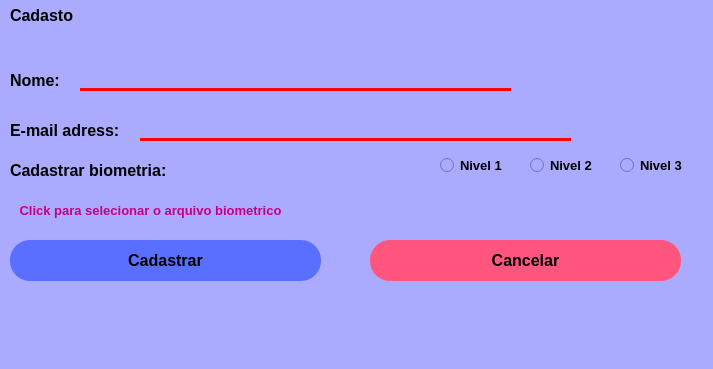
<?xml version="1.0" encoding="UTF-8"?>
<ui version="4.0">
 <class>MainWindow</class>
 <widget class="QMainWindow" name="MainWindow">
  <property name="geometry">
   <rect>
    <x>0</x>
    <y>0</y>
    <width>713</width>
    <height>369</height>
   </rect>
  </property>
  <property name="windowTitle">
   <string>MainWindow</string>
  </property>
  <property name="styleSheet">
   <string notr="true">background-color: rgb(170, 170, 255);</string>
  </property>
  <widget class="QWidget" name="centralwidget">
   <widget class="QLabel" name="label">
    <property name="geometry">
     <rect>
      <x>10</x>
      <y>0</y>
      <width>121</width>
      <height>31</height>
     </rect>
    </property>
    <property name="font">
     <font>
      <pointsize>12</pointsize>
      <weight>75</weight>
      <bold>true</bold>
     </font>
    </property>
    <property name="text">
     <string>Cadasto</string>
    </property>
   </widget>
   <widget class="QLabel" name="label_2">
    <property name="geometry">
     <rect>
      <x>10</x>
      <y>60</y>
      <width>111</width>
      <height>41</height>
     </rect>
    </property>
    <property name="font">
     <font>
      <pointsize>12</pointsize>
      <weight>75</weight>
      <bold>true</bold>
     </font>
    </property>
    <property name="text">
     <string>Nome:</string>
    </property>
   </widget>
   <widget class="QLabel" name="label_3">
    <property name="geometry">
     <rect>
      <x>10</x>
      <y>110</y>
      <width>131</width>
      <height>41</height>
     </rect>
    </property>
    <property name="font">
     <font>
      <pointsize>12</pointsize>
      <weight>75</weight>
      <bold>true</bold>
     </font>
    </property>
    <property name="text">
     <string>E-mail adress:</string>
    </property>
   </widget>
   <widget class="QLabel" name="label_4">
    <property name="geometry">
     <rect>
      <x>10</x>
      <y>150</y>
      <width>181</width>
      <height>41</height>
     </rect>
    </property>
    <property name="font">
     <font>
      <pointsize>12</pointsize>
      <weight>75</weight>
      <bold>true</bold>
     </font>
    </property>
    <property name="text">
     <string>Cadastrar biometria:</string>
    </property>
   </widget>
   <widget class="QRadioButton" name="radioButton">
    <property name="geometry">
     <rect>
      <x>440</x>
      <y>150</y>
      <width>81</width>
      <height>31</height>
     </rect>
    </property>
    <property name="font">
     <font>
      <pointsize>10</pointsize>
      <weight>75</weight>
      <bold>true</bold>
     </font>
    </property>
    <property name="text">
     <string>Nivel 1</string>
    </property>
   </widget>
   <widget class="QRadioButton" name="radioButton_2">
    <property name="geometry">
     <rect>
      <x>530</x>
      <y>150</y>
      <width>71</width>
      <height>31</height>
     </rect>
    </property>
    <property name="font">
     <font>
      <pointsize>10</pointsize>
      <weight>75</weight>
      <bold>true</bold>
     </font>
    </property>
    <property name="text">
     <string>Nivel 2</string>
    </property>
   </widget>
   <widget class="QRadioButton" name="radioButton_3">
    <property name="geometry">
     <rect>
      <x>620</x>
      <y>150</y>
      <width>71</width>
      <height>31</height>
     </rect>
    </property>
    <property name="font">
     <font>
      <pointsize>10</pointsize>
      <weight>75</weight>
      <bold>true</bold>
     </font>
    </property>
    <property name="text">
     <string>Nivel 3</string>
    </property>
   </widget>
   <widget class="QPushButton" name="pushButton">
    <property name="geometry">
     <rect>
      <x>10</x>
      <y>190</y>
      <width>281</width>
      <height>41</height>
     </rect>
    </property>
    <property name="font">
     <font>
      <pointsize>10</pointsize>
      <weight>75</weight>
      <bold>true</bold>
     </font>
    </property>
    <property name="styleSheet">
     <string notr="true">background-color: rgb(170, 170, 255);
color: rgb(200, 0, 127);
border:none;</string>
    </property>
    <property name="text">
     <string>Click para selecionar o arquivo biometrico</string>
    </property>
   </widget>
   <widget class="QLineEdit" name="lineEdit">
    <property name="geometry">
     <rect>
      <x>80</x>
      <y>70</y>
      <width>431</width>
      <height>21</height>
     </rect>
    </property>
    <property name="font">
     <font>
      <pointsize>11</pointsize>
     </font>
    </property>
    <property name="styleSheet">
     <string notr="true">border: 0px;
border-bottom: 3px solid red;</string>
    </property>
   </widget>
   <widget class="QLineEdit" name="lineEdit_2">
    <property name="geometry">
     <rect>
      <x>140</x>
      <y>120</y>
      <width>431</width>
      <height>21</height>
     </rect>
    </property>
    <property name="font">
     <font>
      <pointsize>11</pointsize>
     </font>
    </property>
    <property name="styleSheet">
     <string notr="true">border: 0px;
border-bottom: 3px solid red;</string>
    </property>
   </widget>
   <widget class="QPushButton" name="pushButton_2">
    <property name="geometry">
     <rect>
      <x>10</x>
      <y>240</y>
      <width>311</width>
      <height>41</height>
     </rect>
    </property>
    <property name="font">
     <font>
      <pointsize>12</pointsize>
      <weight>75</weight>
      <bold>true</bold>
     </font>
    </property>
    <property name="styleSheet">
     <string notr="true">background-color: rgb(89, 111, 255);
color: rgb(0, 0, 0);
border-radius:20px;</string>
    </property>
    <property name="text">
     <string>Cadastrar</string>
    </property>
   </widget>
   <widget class="QPushButton" name="pushButton_3">
    <property name="geometry">
     <rect>
      <x>370</x>
      <y>240</y>
      <width>311</width>
      <height>41</height>
     </rect>
    </property>
    <property name="font">
     <font>
      <pointsize>12</pointsize>
      <weight>75</weight>
      <bold>true</bold>
     </font>
    </property>
    <property name="styleSheet">
     <string notr="true">background-color: rgb(255, 85, 127);
color: rgb(0, 0, 0);
border-radius:20px;</string>
    </property>
    <property name="text">
     <string>Cancelar</string>
    </property>
   </widget>
  </widget>
  <widget class="QMenuBar" name="menubar">
   <property name="geometry">
    <rect>
     <x>0</x>
     <y>0</y>
     <width>713</width>
     <height>21</height>
    </rect>
   </property>
  </widget>
 </widget>
 <resources/>
 <connections/>
</ui>
